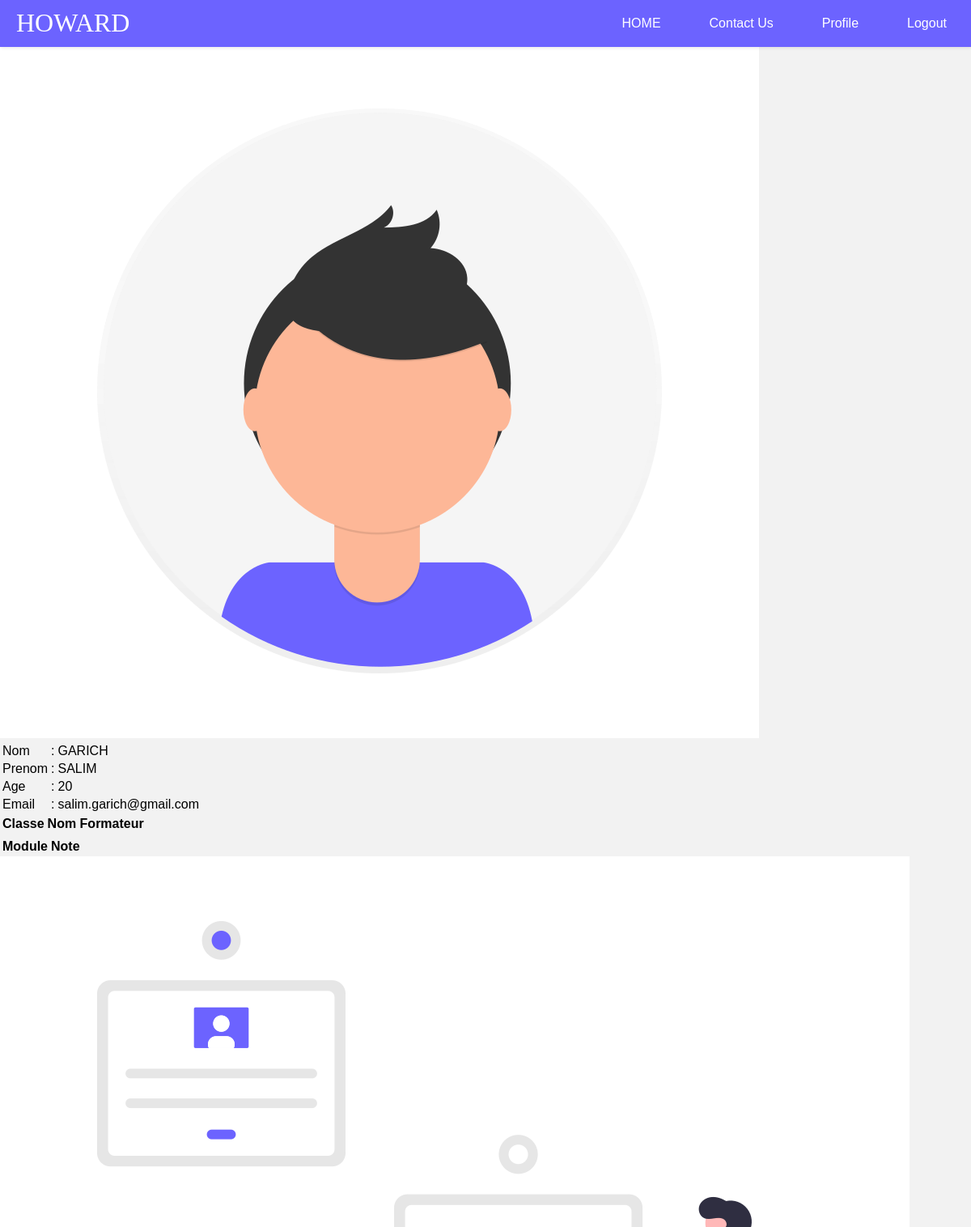
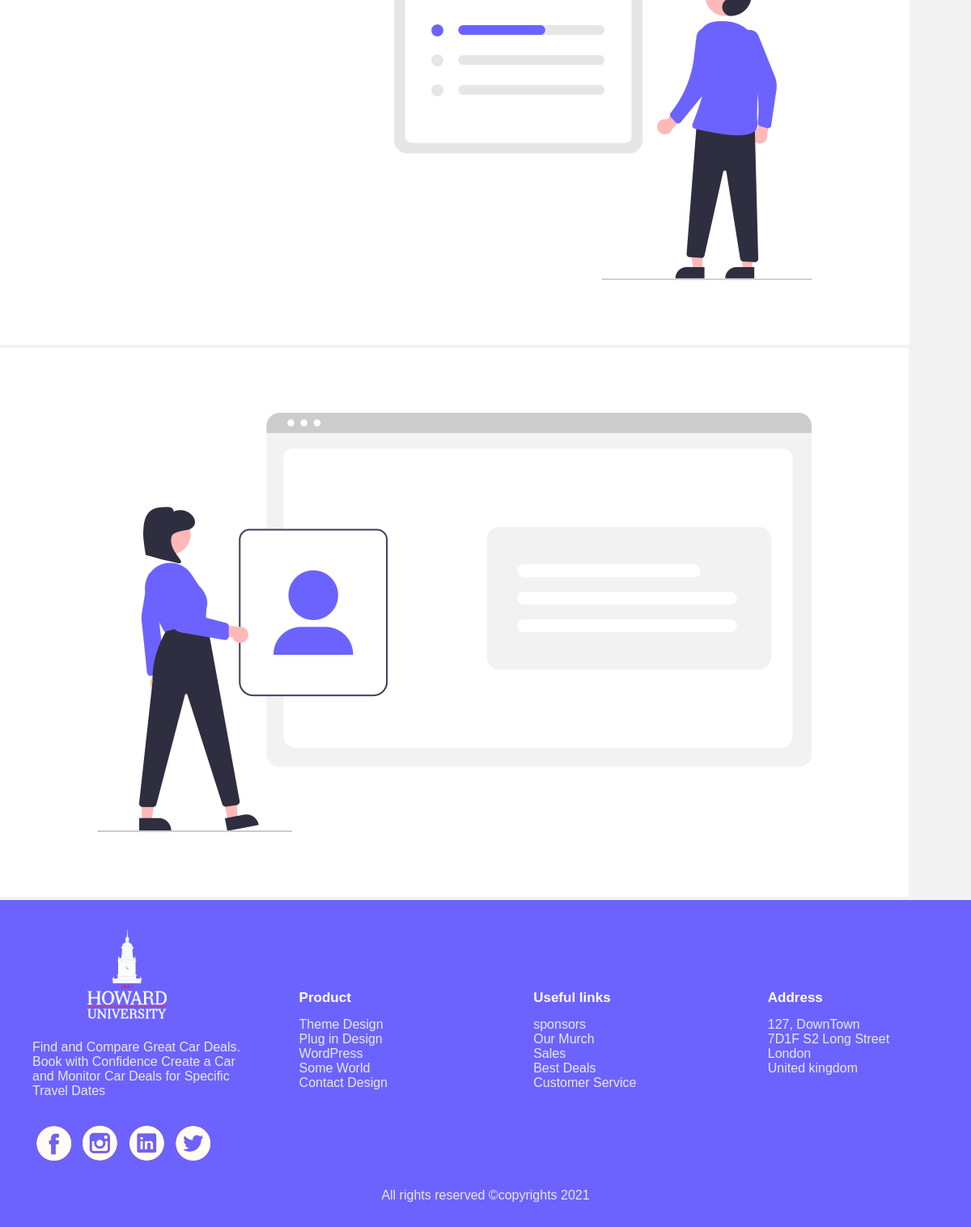
/Etudiant_pg.php?dash=0 (signed in), run on the app's committed database (2 pictures, top to bottom).
### tables this page shows
CREATE TABLE IF NOT EXISTS `personne` (
  `ID_PERSON` int(11) NOT NULL AUTO_INCREMENT,
  `NOM` varchar(15) DEFAULT NULL,
  `PRENOM` varchar(20) DEFAULT NULL,
  `AGE` int(11) DEFAULT NULL,
  `EMAIL` varchar(25) DEFAULT NULL,
  `PASSWORD` varchar(50) DEFAULT NULL,
  PRIMARY KEY (`ID_PERSON`)
);

### Etudiant_pg.php (the view, shortened to what this page needs)
<?php
	include("includ_html/hedar.php");
	$db = mysqli_connect('localhost', 'root', '', 'brief4_conception');
	$email = "";
	$id = 0;
	$emailErr = "";
	$passErr = "";
	$dash=isset($_GET['dash']) ? $_GET['dash'] : 0;
	if(!empty($_SESSION['ID_ETD'])){
		$ID_ETD = $_SESSION['ID_ETD'];
		$results = mysqli_query($db,"SELECT personne.* FROM personne INNER JOIN personne_etud on personne.ID_PERSON = personne_etud.ID_PERSON WHERE personne_etud.ID_ETUDIANT=$ID_ETD");
		$row = mysqli_fetch_array($results);
		$nom_e = $row['NOM'];
		$pren_e=$row['PRENOM'];
		$age = $row['AGE'];
		$emal_e=$row['EMAIL'];
	if (isset($_GET['dash'])==2) {
		$id = $_SESSION['ID_ETD'];
		$email = $emal_e;
	}
	?>
	<div class="contant">
		<div class="dashb">
			<a href="Etudiant_pg.php?dash=1"><div>Profil</div></a>
			<a href="Etudiant_pg.php?dash=2"><div>Edit</div></a>
		</div>
		<div class="div_cont">
		<div class="contant">
			<div class="info profil_card">
				<div class="imgP">
					<img src="img/profil.png" alt="">
				</div>
				<div class=Info_P>
					<table>
						<tr>
							<td>Nom</td>
							<td>:</td>
							<td><?php echo $nom_e; ?></td>
						</tr>
						<tr>
							<td>Prenom</td>
							<td>:</td>
							<td><?php echo $pren_e; ?></td>
						</tr>
						<tr>
							<td>Age</td>
							<td>:</td>
							<td><?php echo $age; ?></td>
						</tr>
						<tr>
							<td>Email</td>
							<td>:</td>
							<td><?php echo $emal_e; ?></td>
						</tr>
						<?php
					}else {
							header('Location:index.php');
						} ?>
					</table>
				</div>
			</div>
			<div class="info">
				<div class="tabl_classe">
					<table>
							<tr>
								<th>Classe</th>
								<th>Nom Formateur</th>
							</tr>
							<tr>
								<td><?php echo $Nom_classe; ?></td>
								<td><?php echo $Nom_Formateur; ?></td>
							</tr>
					</table>
				</div>
						<div class="tabl_classe">
							<table>
								<thead>
									<tr>
										<th>Module</th>
										<th>Note</th>
									</tr>
								</thead>
							</table>
						</div>
				</div>
			</div>
			<?php if ($dash == 2){
				if (isset($_SESSION['up'])){ ?>
				<div class="msg">
				<?php
					echo $_SESSION['up'];
					unset($_SESSION['up']);
				?>
	</div>
    <?php } ?>
	<form method="POST" action="?dash=2" >
	<input type="hidden" name="id" value="<?php echo $id; ?>">
		<div class="input-group">
			<label>Email</label>
			<input type="text" name="email" value="<?php echo $email; ?>">
			<span><?php echo $emailErr; ?></span>
		</div>
		<div class="input-group">
			<label>Password</label>
			<input type="password" name="newpass" value="" placeholder="New Password">
			<br><br>
			<input type="password" name="reptpass" value="" placeholder="Repet New Password">
			<br><br>
			<span><?php echo $passErr; ?></span>
		</div>
		<div class="input-group">
	<button class="btn" type="submit" name="update" style="background: #556B2F;" >update</button>
		</div>
		<?php  }else {  ?>
			<div class="btm_div">
				<img src="img/profil1.png" alt="">
				<img src="img/profil2.png" alt="">
			</div>
		</div>
		<?php } ?>
		</div>
	<?php include("includ_html/footer_html.php"); ?>

### sass/navbar.css (style rules this page uses)
body { margin: 0; font-family: Helvetica, sans-serif; background-color: #f2f2f2; }
a { color: white; }

### data on the page
personne: NOM "GARICH", PRENOM "SALIM", AGE "20", EMAIL "salim.garich@gmail.com"
